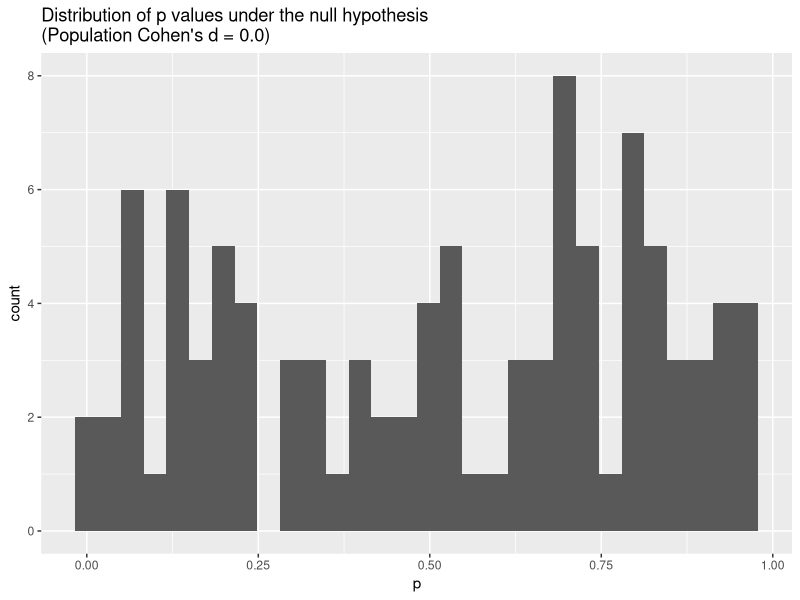
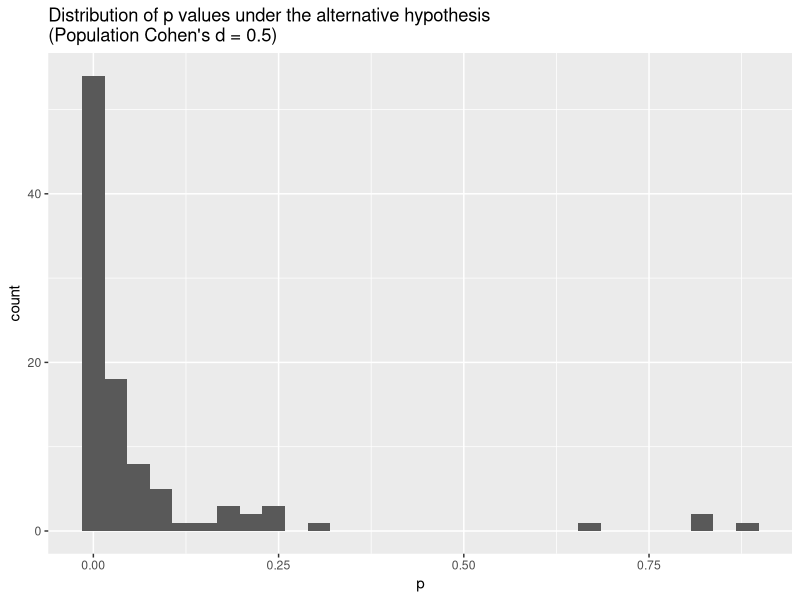
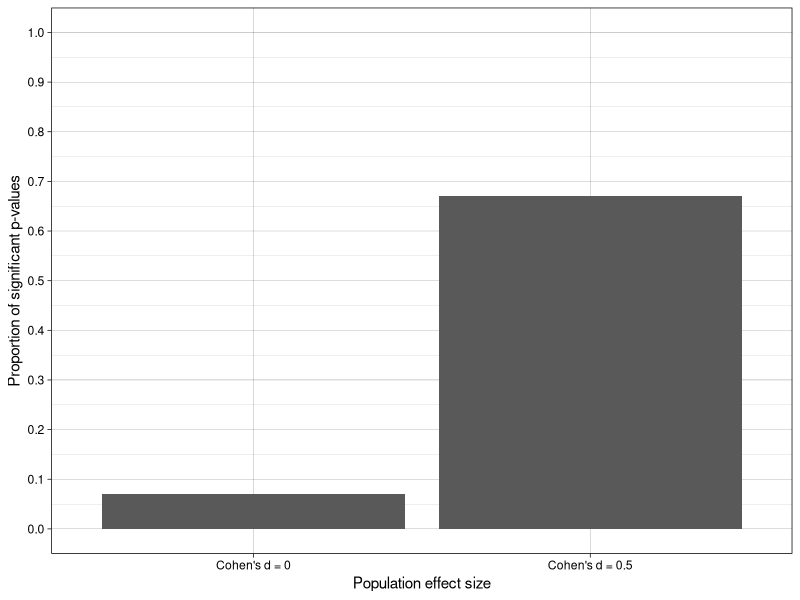
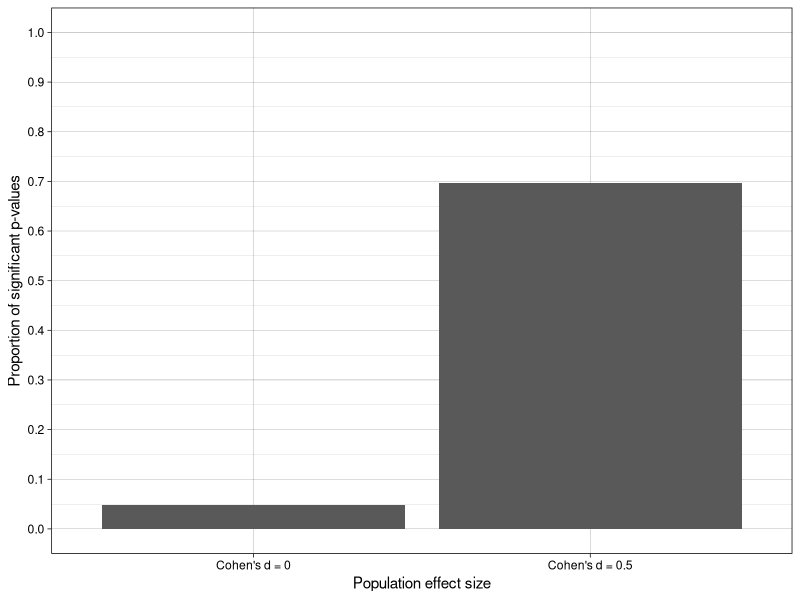
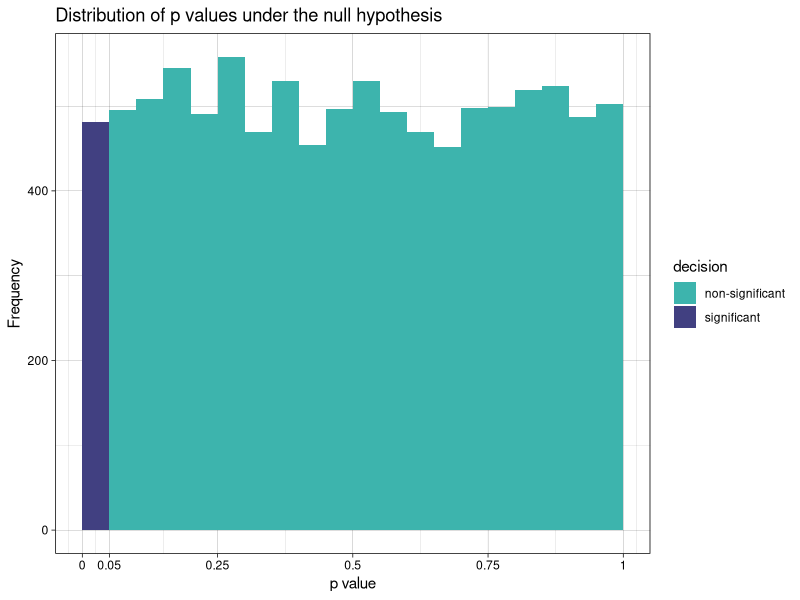
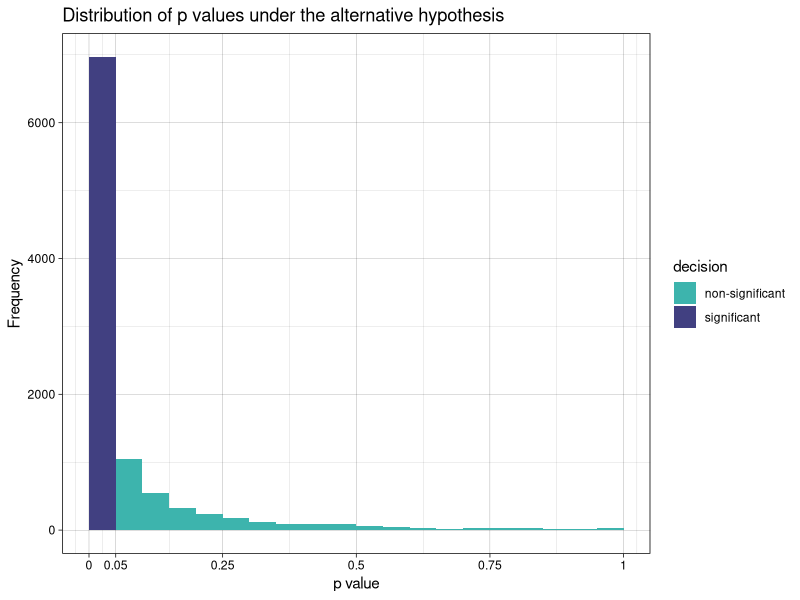

The R source for these figures, in order:
## ---- chunk 1

# set default chunk options
knitr::opts_chunk$set(message = FALSE,
                      warning = FALSE)

# disable scientific notation
options(scipen = 999) 

## ---- chunk 2

library(tidyr)
library(dplyr)
library(forcats)
library(readr)
library(purrr) 
library(ggplot2)
library(scales)
library(knitr)
library(kableExtra)

## ---- chunk 3

generate_data <- function(n_per_condition,
                          mean_control,
                          mean_intervention,
                          sd) {
  
  data_control <- 
    tibble(condition = "control",
           score = rnorm(n = n_per_condition, mean = mean_control, sd = sd))
  
  data_intervention <- 
    tibble(condition = "intervention",
           score = rnorm(n = n_per_condition, mean = mean_intervention, sd = sd))
  
  data_combined <- bind_rows(data_control,
                             data_intervention)
  
  return(data_combined)
}


analyze <- function(data) {

  res_t_test <- t.test(formula = score ~ condition, 
                       data = data,
                       var.equal = TRUE,
                       alternative = "two.sided")
  
  res <- tibble(p = res_t_test$p.value)
  
  return(res)
}

## ---- chunk 4

results <- 
  generate_data(n_per_condition = 50,
                mean_control = 0,
                mean_intervention = 0.5,
                sd = 1) |>
  analyze()

## ---- chunk 5

results <- generate_data(n_per_condition = 50, mean_control = 0, mean_intervention = 0.5, sd = 1) |> analyze()

## ---- chunk 6

results_null <- 
  bind_rows(
    generate_data(n_per_condition = 50, mean_control = 0, mean_intervention = 0, sd = 1) |> analyze(),
    generate_data(n_per_condition = 50, mean_control = 0, mean_intervention = 0, sd = 1) |> analyze(),
    generate_data(n_per_condition = 50, mean_control = 0, mean_intervention = 0, sd = 1) |> analyze(),
    generate_data(n_per_condition = 50, mean_control = 0, mean_intervention = 0, sd = 1) |> analyze(),
    generate_data(n_per_condition = 50, mean_control = 0, mean_intervention = 0, sd = 1) |> analyze(),
    generate_data(n_per_condition = 50, mean_control = 0, mean_intervention = 0, sd = 1) |> analyze(),
    generate_data(n_per_condition = 50, mean_control = 0, mean_intervention = 0, sd = 1) |> analyze(),
    generate_data(n_per_condition = 50, mean_control = 0, mean_intervention = 0, sd = 1) |> analyze(),
    generate_data(n_per_condition = 50, mean_control = 0, mean_intervention = 0, sd = 1) |> analyze(),
    generate_data(n_per_condition = 50, mean_control = 0, mean_intervention = 0, sd = 1) |> analyze(),
    generate_data(n_per_condition = 50, mean_control = 0, mean_intervention = 0, sd = 1) |> analyze(),
    generate_data(n_per_condition = 50, mean_control = 0, mean_intervention = 0, sd = 1) |> analyze(),
    generate_data(n_per_condition = 50, mean_control = 0, mean_intervention = 0, sd = 1) |> analyze(),
    generate_data(n_per_condition = 50, mean_control = 0, mean_intervention = 0, sd = 1) |> analyze(),
    generate_data(n_per_condition = 50, mean_control = 0, mean_intervention = 0, sd = 1) |> analyze(),
    generate_data(n_per_condition = 50, mean_control = 0, mean_intervention = 0, sd = 1) |> analyze(),
    generate_data(n_per_condition = 50, mean_control = 0, mean_intervention = 0, sd = 1) |> analyze(),
    generate_data(n_per_condition = 50, mean_control = 0, mean_intervention = 0, sd = 1) |> analyze(),
    generate_data(n_per_condition = 50, mean_control = 0, mean_intervention = 0, sd = 1) |> analyze(),
    generate_data(n_per_condition = 50, mean_control = 0, mean_intervention = 0, sd = 1) |> analyze(),
    generate_data(n_per_condition = 50, mean_control = 0, mean_intervention = 0, sd = 1) |> analyze(),
    generate_data(n_per_condition = 50, mean_control = 0, mean_intervention = 0, sd = 1) |> analyze(),
    generate_data(n_per_condition = 50, mean_control = 0, mean_intervention = 0, sd = 1) |> analyze(),
    generate_data(n_per_condition = 50, mean_control = 0, mean_intervention = 0, sd = 1) |> analyze(),
    generate_data(n_per_condition = 50, mean_control = 0, mean_intervention = 0, sd = 1) |> analyze(),
    generate_data(n_per_condition = 50, mean_control = 0, mean_intervention = 0, sd = 1) |> analyze(),
    generate_data(n_per_condition = 50, mean_control = 0, mean_intervention = 0, sd = 1) |> analyze(),
    generate_data(n_per_condition = 50, mean_control = 0, mean_intervention = 0, sd = 1) |> analyze(),
    generate_data(n_per_condition = 50, mean_control = 0, mean_intervention = 0, sd = 1) |> analyze(),
    generate_data(n_per_condition = 50, mean_control = 0, mean_intervention = 0, sd = 1) |> analyze(),
    generate_data(n_per_condition = 50, mean_control = 0, mean_intervention = 0, sd = 1) |> analyze(),
    generate_data(n_per_condition = 50, mean_control = 0, mean_intervention = 0, sd = 1) |> analyze(),
    generate_data(n_per_condition = 50, mean_control = 0, mean_intervention = 0, sd = 1) |> analyze(),
    generate_data(n_per_condition = 50, mean_control = 0, mean_intervention = 0, sd = 1) |> analyze(),
    generate_data(n_per_condition = 50, mean_control = 0, mean_intervention = 0, sd = 1) |> analyze(),
    generate_data(n_per_condition = 50, mean_control = 0, mean_intervention = 0, sd = 1) |> analyze(),
    generate_data(n_per_condition = 50, mean_control = 0, mean_intervention = 0, sd = 1) |> analyze(),
    generate_data(n_per_condition = 50, mean_control = 0, mean_intervention = 0, sd = 1) |> analyze(),
    generate_data(n_per_condition = 50, mean_control = 0, mean_intervention = 0, sd = 1) |> analyze(),
    generate_data(n_per_condition = 50, mean_control = 0, mean_intervention = 0, sd = 1) |> analyze(),
    generate_data(n_per_condition = 50, mean_control = 0, mean_intervention = 0, sd = 1) |> analyze(),
    generate_data(n_per_condition = 50, mean_control = 0, mean_intervention = 0, sd = 1) |> analyze(),
    generate_data(n_per_condition = 50, mean_control = 0, mean_intervention = 0, sd = 1) |> analyze(),
    generate_data(n_per_condition = 50, mean_control = 0, mean_intervention = 0, sd = 1) |> analyze(),
    generate_data(n_per_condition = 50, mean_control = 0, mean_intervention = 0, sd = 1) |> analyze(),
    generate_data(n_per_condition = 50, mean_control = 0, mean_intervention = 0, sd = 1) |> analyze(),
    generate_data(n_per_condition = 50, mean_control = 0, mean_intervention = 0, sd = 1) |> analyze(),
    generate_data(n_per_condition = 50, mean_control = 0, mean_intervention = 0, sd = 1) |> analyze(),
    generate_data(n_per_condition = 50, mean_control = 0, mean_intervention = 0, sd = 1) |> analyze(),
    generate_data(n_per_condition = 50, mean_control = 0, mean_intervention = 0, sd = 1) |> analyze(),
    generate_data(n_per_condition = 50, mean_control = 0, mean_intervention = 0, sd = 1) |> analyze(),
    generate_data(n_per_condition = 50, mean_control = 0, mean_intervention = 0, sd = 1) |> analyze(),
    generate_data(n_per_condition = 50, mean_control = 0, mean_intervention = 0, sd = 1) |> analyze(),
    generate_data(n_per_condition = 50, mean_control = 0, mean_intervention = 0, sd = 1) |> analyze(),
    generate_data(n_per_condition = 50, mean_control = 0, mean_intervention = 0, sd = 1) |> analyze(),
    generate_data(n_per_condition = 50, mean_control = 0, mean_intervention = 0, sd = 1) |> analyze(),
    generate_data(n_per_condition = 50, mean_control = 0, mean_intervention = 0, sd = 1) |> analyze(),
    generate_data(n_per_condition = 50, mean_control = 0, mean_intervention = 0, sd = 1) |> analyze(),
    generate_data(n_per_condition = 50, mean_control = 0, mean_intervention = 0, sd = 1) |> analyze(),
    generate_data(n_per_condition = 50, mean_control = 0, mean_intervention = 0, sd = 1) |> analyze(),
    generate_data(n_per_condition = 50, mean_control = 0, mean_intervention = 0, sd = 1) |> analyze(),
    generate_data(n_per_condition = 50, mean_control = 0, mean_intervention = 0, sd = 1) |> analyze(),
    generate_data(n_per_condition = 50, mean_control = 0, mean_intervention = 0, sd = 1) |> analyze(),
    generate_data(n_per_condition = 50, mean_control = 0, mean_intervention = 0, sd = 1) |> analyze(),
    generate_data(n_per_condition = 50, mean_control = 0, mean_intervention = 0, sd = 1) |> analyze(),
    generate_data(n_per_condition = 50, mean_control = 0, mean_intervention = 0, sd = 1) |> analyze(),
    generate_data(n_per_condition = 50, mean_control = 0, mean_intervention = 0, sd = 1) |> analyze(),
    generate_data(n_per_condition = 50, mean_control = 0, mean_intervention = 0, sd = 1) |> analyze(),
    generate_data(n_per_condition = 50, mean_control = 0, mean_intervention = 0, sd = 1) |> analyze(),
    generate_data(n_per_condition = 50, mean_control = 0, mean_intervention = 0, sd = 1) |> analyze(),
    generate_data(n_per_condition = 50, mean_control = 0, mean_intervention = 0, sd = 1) |> analyze(),
    generate_data(n_per_condition = 50, mean_control = 0, mean_intervention = 0, sd = 1) |> analyze(),
    generate_data(n_per_condition = 50, mean_control = 0, mean_intervention = 0, sd = 1) |> analyze(),
    generate_data(n_per_condition = 50, mean_control = 0, mean_intervention = 0, sd = 1) |> analyze(),
    generate_data(n_per_condition = 50, mean_control = 0, mean_intervention = 0, sd = 1) |> analyze(),
    generate_data(n_per_condition = 50, mean_control = 0, mean_intervention = 0, sd = 1) |> analyze(),
    generate_data(n_per_condition = 50, mean_control = 0, mean_intervention = 0, sd = 1) |> analyze(),
    generate_data(n_per_condition = 50, mean_control = 0, mean_intervention = 0, sd = 1) |> analyze(),
    generate_data(n_per_condition = 50, mean_control = 0, mean_intervention = 0, sd = 1) |> analyze(),
    generate_data(n_per_condition = 50, mean_control = 0, mean_intervention = 0, sd = 1) |> analyze(),
    generate_data(n_per_condition = 50, mean_control = 0, mean_intervention = 0, sd = 1) |> analyze(),
    generate_data(n_per_condition = 50, mean_control = 0, mean_intervention = 0, sd = 1) |> analyze(),
    generate_data(n_per_condition = 50, mean_control = 0, mean_intervention = 0, sd = 1) |> analyze(),
    generate_data(n_per_condition = 50, mean_control = 0, mean_intervention = 0, sd = 1) |> analyze(),
    generate_data(n_per_condition = 50, mean_control = 0, mean_intervention = 0, sd = 1) |> analyze(),
    generate_data(n_per_condition = 50, mean_control = 0, mean_intervention = 0, sd = 1) |> analyze(),
    generate_data(n_per_condition = 50, mean_control = 0, mean_intervention = 0, sd = 1) |> analyze(),
    generate_data(n_per_condition = 50, mean_control = 0, mean_intervention = 0, sd = 1) |> analyze(),
    generate_data(n_per_condition = 50, mean_control = 0, mean_intervention = 0, sd = 1) |> analyze(),
    generate_data(n_per_condition = 50, mean_control = 0, mean_intervention = 0, sd = 1) |> analyze(),
    generate_data(n_per_condition = 50, mean_control = 0, mean_intervention = 0, sd = 1) |> analyze(),
    generate_data(n_per_condition = 50, mean_control = 0, mean_intervention = 0, sd = 1) |> analyze(),
    generate_data(n_per_condition = 50, mean_control = 0, mean_intervention = 0, sd = 1) |> analyze(),
    generate_data(n_per_condition = 50, mean_control = 0, mean_intervention = 0, sd = 1) |> analyze(),
    generate_data(n_per_condition = 50, mean_control = 0, mean_intervention = 0, sd = 1) |> analyze(),
    generate_data(n_per_condition = 50, mean_control = 0, mean_intervention = 0, sd = 1) |> analyze(),
    generate_data(n_per_condition = 50, mean_control = 0, mean_intervention = 0, sd = 1) |> analyze(),
    generate_data(n_per_condition = 50, mean_control = 0, mean_intervention = 0, sd = 1) |> analyze(),
    generate_data(n_per_condition = 50, mean_control = 0, mean_intervention = 0, sd = 1) |> analyze(),
    generate_data(n_per_condition = 50, mean_control = 0, mean_intervention = 0, sd = 1) |> analyze()
  )

results_alternative <- 
  bind_rows(
    generate_data(n_per_condition = 50, mean_control = 0, mean_intervention = 0.5, sd = 1) |> analyze(),
    generate_data(n_per_condition = 50, mean_control = 0, mean_intervention = 0.5, sd = 1) |> analyze(),
    generate_data(n_per_condition = 50, mean_control = 0, mean_intervention = 0.5, sd = 1) |> analyze(),
    generate_data(n_per_condition = 50, mean_control = 0, mean_intervention = 0.5, sd = 1) |> analyze(),
    generate_data(n_per_condition = 50, mean_control = 0, mean_intervention = 0.5, sd = 1) |> analyze(),
    generate_data(n_per_condition = 50, mean_control = 0, mean_intervention = 0.5, sd = 1) |> analyze(),
    generate_data(n_per_condition = 50, mean_control = 0, mean_intervention = 0.5, sd = 1) |> analyze(),
    generate_data(n_per_condition = 50, mean_control = 0, mean_intervention = 0.5, sd = 1) |> analyze(),
    generate_data(n_per_condition = 50, mean_control = 0, mean_intervention = 0.5, sd = 1) |> analyze(),
    generate_data(n_per_condition = 50, mean_control = 0, mean_intervention = 0.5, sd = 1) |> analyze(),
    generate_data(n_per_condition = 50, mean_control = 0, mean_intervention = 0.5, sd = 1) |> analyze(),
    generate_data(n_per_condition = 50, mean_control = 0, mean_intervention = 0.5, sd = 1) |> analyze(),
    generate_data(n_per_condition = 50, mean_control = 0, mean_intervention = 0.5, sd = 1) |> analyze(),
    generate_data(n_per_condition = 50, mean_control = 0, mean_intervention = 0.5, sd = 1) |> analyze(),
    generate_data(n_per_condition = 50, mean_control = 0, mean_intervention = 0.5, sd = 1) |> analyze(),
    generate_data(n_per_condition = 50, mean_control = 0, mean_intervention = 0.5, sd = 1) |> analyze(),
    generate_data(n_per_condition = 50, mean_control = 0, mean_intervention = 0.5, sd = 1) |> analyze(),
    generate_data(n_per_condition = 50, mean_control = 0, mean_intervention = 0.5, sd = 1) |> analyze(),
    generate_data(n_per_condition = 50, mean_control = 0, mean_intervention = 0.5, sd = 1) |> analyze(),
    generate_data(n_per_condition = 50, mean_control = 0, mean_intervention = 0.5, sd = 1) |> analyze(),
    generate_data(n_per_condition = 50, mean_control = 0, mean_intervention = 0.5, sd = 1) |> analyze(),
    generate_data(n_per_condition = 50, mean_control = 0, mean_intervention = 0.5, sd = 1) |> analyze(),
    generate_data(n_per_condition = 50, mean_control = 0, mean_intervention = 0.5, sd = 1) |> analyze(),
    generate_data(n_per_condition = 50, mean_control = 0, mean_intervention = 0.5, sd = 1) |> analyze(),
    generate_data(n_per_condition = 50, mean_control = 0, mean_intervention = 0.5, sd = 1) |> analyze(),
    generate_data(n_per_condition = 50, mean_control = 0, mean_intervention = 0.5, sd = 1) |> analyze(),
    generate_data(n_per_condition = 50, mean_control = 0, mean_intervention = 0.5, sd = 1) |> analyze(),
    generate_data(n_per_condition = 50, mean_control = 0, mean_intervention = 0.5, sd = 1) |> analyze(),
    generate_data(n_per_condition = 50, mean_control = 0, mean_intervention = 0.5, sd = 1) |> analyze(),
    generate_data(n_per_condition = 50, mean_control = 0, mean_intervention = 0.5, sd = 1) |> analyze(),
    generate_data(n_per_condition = 50, mean_control = 0, mean_intervention = 0.5, sd = 1) |> analyze(),
    generate_data(n_per_condition = 50, mean_control = 0, mean_intervention = 0.5, sd = 1) |> analyze(),
    generate_data(n_per_condition = 50, mean_control = 0, mean_intervention = 0.5, sd = 1) |> analyze(),
    generate_data(n_per_condition = 50, mean_control = 0, mean_intervention = 0.5, sd = 1) |> analyze(),
    generate_data(n_per_condition = 50, mean_control = 0, mean_intervention = 0.5, sd = 1) |> analyze(),
    generate_data(n_per_condition = 50, mean_control = 0, mean_intervention = 0.5, sd = 1) |> analyze(),
    generate_data(n_per_condition = 50, mean_control = 0, mean_intervention = 0.5, sd = 1) |> analyze(),
    generate_data(n_per_condition = 50, mean_control = 0, mean_intervention = 0.5, sd = 1) |> analyze(),
    generate_data(n_per_condition = 50, mean_control = 0, mean_intervention = 0.5, sd = 1) |> analyze(),
    generate_data(n_per_condition = 50, mean_control = 0, mean_intervention = 0.5, sd = 1) |> analyze(),
    generate_data(n_per_condition = 50, mean_control = 0, mean_intervention = 0.5, sd = 1) |> analyze(),
    generate_data(n_per_condition = 50, mean_control = 0, mean_intervention = 0.5, sd = 1) |> analyze(),
    generate_data(n_per_condition = 50, mean_control = 0, mean_intervention = 0.5, sd = 1) |> analyze(),
    generate_data(n_per_condition = 50, mean_control = 0, mean_intervention = 0.5, sd = 1) |> analyze(),
    generate_data(n_per_condition = 50, mean_control = 0, mean_intervention = 0.5, sd = 1) |> analyze(),
    generate_data(n_per_condition = 50, mean_control = 0, mean_intervention = 0.5, sd = 1) |> analyze(),
    generate_data(n_per_condition = 50, mean_control = 0, mean_intervention = 0.5, sd = 1) |> analyze(),
    generate_data(n_per_condition = 50, mean_control = 0, mean_intervention = 0.5, sd = 1) |> analyze(),
    generate_data(n_per_condition = 50, mean_control = 0, mean_intervention = 0.5, sd = 1) |> analyze(),
    generate_data(n_per_condition = 50, mean_control = 0, mean_intervention = 0.5, sd = 1) |> analyze(),
    generate_data(n_per_condition = 50, mean_control = 0, mean_intervention = 0.5, sd = 1) |> analyze(),
    generate_data(n_per_condition = 50, mean_control = 0, mean_intervention = 0.5, sd = 1) |> analyze(),
    generate_data(n_per_condition = 50, mean_control = 0, mean_intervention = 0.5, sd = 1) |> analyze(),
    generate_data(n_per_condition = 50, mean_control = 0, mean_intervention = 0.5, sd = 1) |> analyze(),
    generate_data(n_per_condition = 50, mean_control = 0, mean_intervention = 0.5, sd = 1) |> analyze(),
    generate_data(n_per_condition = 50, mean_control = 0, mean_intervention = 0.5, sd = 1) |> analyze(),
    generate_data(n_per_condition = 50, mean_control = 0, mean_intervention = 0.5, sd = 1) |> analyze(),
    generate_data(n_per_condition = 50, mean_control = 0, mean_intervention = 0.5, sd = 1) |> analyze(),
    generate_data(n_per_condition = 50, mean_control = 0, mean_intervention = 0.5, sd = 1) |> analyze(),
    generate_data(n_per_condition = 50, mean_control = 0, mean_intervention = 0.5, sd = 1) |> analyze(),
    generate_data(n_per_condition = 50, mean_control = 0, mean_intervention = 0.5, sd = 1) |> analyze(),
    generate_data(n_per_condition = 50, mean_control = 0, mean_intervention = 0.5, sd = 1) |> analyze(),
    generate_data(n_per_condition = 50, mean_control = 0, mean_intervention = 0.5, sd = 1) |> analyze(),
    generate_data(n_per_condition = 50, mean_control = 0, mean_intervention = 0.5, sd = 1) |> analyze(),
    generate_data(n_per_condition = 50, mean_control = 0, mean_intervention = 0.5, sd = 1) |> analyze(),
    generate_data(n_per_condition = 50, mean_control = 0, mean_intervention = 0.5, sd = 1) |> analyze(),
    generate_data(n_per_condition = 50, mean_control = 0, mean_intervention = 0.5, sd = 1) |> analyze(),
    generate_data(n_per_condition = 50, mean_control = 0, mean_intervention = 0.5, sd = 1) |> analyze(),
    generate_data(n_per_condition = 50, mean_control = 0, mean_intervention = 0.5, sd = 1) |> analyze(),
    generate_data(n_per_condition = 50, mean_control = 0, mean_intervention = 0.5, sd = 1) |> analyze(),
    generate_data(n_per_condition = 50, mean_control = 0, mean_intervention = 0.5, sd = 1) |> analyze(),
    generate_data(n_per_condition = 50, mean_control = 0, mean_intervention = 0.5, sd = 1) |> analyze(),
    generate_data(n_per_condition = 50, mean_control = 0, mean_intervention = 0.5, sd = 1) |> analyze(),
    generate_data(n_per_condition = 50, mean_control = 0, mean_intervention = 0.5, sd = 1) |> analyze(),
    generate_data(n_per_condition = 50, mean_control = 0, mean_intervention = 0.5, sd = 1) |> analyze(),
    generate_data(n_per_condition = 50, mean_control = 0, mean_intervention = 0.5, sd = 1) |> analyze(),
    generate_data(n_per_condition = 50, mean_control = 0, mean_intervention = 0.5, sd = 1) |> analyze(),
    generate_data(n_per_condition = 50, mean_control = 0, mean_intervention = 0.5, sd = 1) |> analyze(),
    generate_data(n_per_condition = 50, mean_control = 0, mean_intervention = 0.5, sd = 1) |> analyze(),
    generate_data(n_per_condition = 50, mean_control = 0, mean_intervention = 0.5, sd = 1) |> analyze(),
    generate_data(n_per_condition = 50, mean_control = 0, mean_intervention = 0.5, sd = 1) |> analyze(),
    generate_data(n_per_condition = 50, mean_control = 0, mean_intervention = 0.5, sd = 1) |> analyze(),
    generate_data(n_per_condition = 50, mean_control = 0, mean_intervention = 0.5, sd = 1) |> analyze(),
    generate_data(n_per_condition = 50, mean_control = 0, mean_intervention = 0.5, sd = 1) |> analyze(),
    generate_data(n_per_condition = 50, mean_control = 0, mean_intervention = 0.5, sd = 1) |> analyze(),
    generate_data(n_per_condition = 50, mean_control = 0, mean_intervention = 0.5, sd = 1) |> analyze(),
    generate_data(n_per_condition = 50, mean_control = 0, mean_intervention = 0.5, sd = 1) |> analyze(),
    generate_data(n_per_condition = 50, mean_control = 0, mean_intervention = 0.5, sd = 1) |> analyze(),
    generate_data(n_per_condition = 50, mean_control = 0, mean_intervention = 0.5, sd = 1) |> analyze(),
    generate_data(n_per_condition = 50, mean_control = 0, mean_intervention = 0.5, sd = 1) |> analyze(),
    generate_data(n_per_condition = 50, mean_control = 0, mean_intervention = 0.5, sd = 1) |> analyze(),
    generate_data(n_per_condition = 50, mean_control = 0, mean_intervention = 0.5, sd = 1) |> analyze(),
    generate_data(n_per_condition = 50, mean_control = 0, mean_intervention = 0.5, sd = 1) |> analyze(),
    generate_data(n_per_condition = 50, mean_control = 0, mean_intervention = 0.5, sd = 1) |> analyze(),
    generate_data(n_per_condition = 50, mean_control = 0, mean_intervention = 0.5, sd = 1) |> analyze(),
    generate_data(n_per_condition = 50, mean_control = 0, mean_intervention = 0.5, sd = 1) |> analyze(),
    generate_data(n_per_condition = 50, mean_control = 0, mean_intervention = 0.5, sd = 1) |> analyze(),
    generate_data(n_per_condition = 50, mean_control = 0, mean_intervention = 0.5, sd = 1) |> analyze(),
    generate_data(n_per_condition = 50, mean_control = 0, mean_intervention = 0.5, sd = 1) |> analyze(),
    generate_data(n_per_condition = 50, mean_control = 0, mean_intervention = 0.5, sd = 1) |> analyze()
  )

ggplot(results_null, aes(p)) +
  geom_histogram() +
  ggtitle("Distribution of p values under the null hypothesis\n(Population Cohen's d = 0.0)")

ggplot(results_alternative, aes(p)) +
  geom_histogram() +
  ggtitle("Distribution of p values under the alternative hypothesis\n(Population Cohen's d = 0.5)")

## ---- chunk 7

expand_grid(
  time_point = c("pre", "post"),
  condition = c("control", "intervention") 
) 

## ---- chunk 8

# create the sequence from 1 to 100
iterations <- seq(from = 1, to = 100, by = 1)

# check
iterations

# add these iterations to the expand_grid() call
grid <- expand_grid(
  time_point = c("pre", "post"),
  condition = c("control", "intervention"),
  iteration = iterations
) 

View(grid)

## ---- chunk 9

# add these iterations to the expand_grid() call
grid <- expand_grid(
  time_point = c("pre", "post"),
  condition = c("control", "intervention"),
  iteration = 1:100 # note this is a series not an integer, i.e., "1:100" not "100", as "100" would mean just one iteration called "100".
) 

View(grid)

## ---- chunk 10

experiment_parameters <- expand_grid(
  n_per_condition = 50,
  mean_control = 0,
  mean_intervention = 0.5,
  sd = 1,
  iteration = 1:100 
)

View(experiment_parameters)
## ---- chunk 11

experiment_parameters <- expand_grid(
  n_per_condition = 50,
  mean_control = 0,
  mean_intervention = 0.5,
  sd = 1,
  iteration = 1:100 
) 

## ---- chunk 12

experiment_parameters <- expand_grid(
  n_per_condition = 50,
  mean_control = 0,
  mean_intervention = c(0, 0.5),
  sd = 1,
  iteration = 1:100 
) 

## ---- chunk 13

experiment_parameters <- expand_grid(
  n_per_condition = 50,
  mean_control = 0,
  mean_intervention = c(0, 0.5),
  sd = 1,
  iteration = 1:100 
) 

## ---- chunk 14

simulation <- experiment_parameters |>
  mutate(generated_data = pmap(list(n_per_condition, 
                                    mean_control,
                                    mean_intervention,
                                    sd),
                               generate_data))

View(simulation)

## ---- chunk 15

# extract a single data set and assign it to its own object
data_set_iteration_1 <- simulation$generated_data[[1]]

# use this extracted data frame in the analyze function
analyze(data_set_iteration_1)

## ---- chunk 16

simulation <- experiment_parameters |>
  mutate(generated_data = pmap(list(n_per_condition, 
                                    mean_control,
                                    mean_intervention,
                                    sd),
                               generate_data)) |>
  mutate(results = pmap(list(generated_data),
                        analyze)) 

View(simulation)

## ---- chunk 17

simulation |>
  object.size() |>
  format(units = "auto")

simulation |>
  select(-generated_data) |>
  object.size() |>
  format(units = "auto")

## ---- chunk 18

simulation_wrong_input <- experiment_parameters |>
  mutate(generated_data = pmap(list(n_per_condition, 
                                    mean_intervention,
                                    mean_control,
                                    sd),          # order supplied: n_per_condition, mean_intervention, mean_control,      sd
                               generate_data)) |> # order expected: n_per_condition, mean_control,      mean_intervention, sd
  mutate(results = pmap(list(generated_data),
                        analyze)) 

## ---- chunk 19

simulation_summary <- simulation |>
  unnest(results)

## ---- chunk 20

# summarize across iterations
simulation_summary <- simulation |>
  unnest(results) |>
  # because mean_control is 0 and both SDs are 1, mean_intervention is really a proxy for Cohen's d 
  # because d = [mean_intervention - mean_control]/SD_pooled
  # for clarity, let's just make a variable called population_effect_size
  mutate(population_effect_size = paste0("Cohen's d = ", mean_intervention))|> 
  # for each level of mean_intervention... 
  group_by(population_effect_size) |>
  # ... calculate proportion of iterations where significant results were found
  mutate(significant = p < .05) |>
  summarize(power = mean(significant))

# plot results
ggplot(simulation_summary, aes(population_effect_size, power)) +
  geom_col() +
  theme_linedraw() +
  scale_y_continuous(breaks = breaks_pretty(n = 10),
                     limits = c(0,1),
                     name = "Proportion of significant p-values") +
  scale_x_discrete(name = "Population effect size")

## ---- chunk 21

# remove all objects from environment to ensure you're starting from a blank page
rm(list = ls())

# set seed
set.seed(42)

# functions for simulation
generate_data <- function(n_per_condition,
                          mean_control,
                          mean_intervention,
                          sd) {
  
  data_control <- 
    tibble(condition = "control",
           score = rnorm(n = n_per_condition, mean = mean_control, sd = sd))
  
  data_intervention <- 
    tibble(condition = "intervention",
           score = rnorm(n = n_per_condition, mean = mean_intervention, sd = sd))
  
  data_combined <- bind_rows(data_control,
                             data_intervention)
  
  return(data_combined)
}

analyze <- function(data) {

  res_t_test <- t.test(formula = score ~ condition, 
                       data = data,
                       var.equal = TRUE,
                       alternative = "two.sided")
  
  res <- tibble(p = res_t_test$p.value)
  
  return(res)
}

# simulation parameters
experiment_parameters <- expand_grid(
  n_per_condition = 50,
  mean_control = 0,
  mean_intervention = c(0, 0.5),
  sd = 1,
  iteration = 1:10000 # note that number of iterations has been increased to provide more stable estimates / lower monte-carlo error. 
) |>
  # because mean_control is 0 and both SDs are 1, mean_intervention is really a proxy for Cohen's d
  # because d = [mean_intervention - mean_control]/SD_pooled
  # for clarity, let's just make a variable called population_effect_size
  mutate(population_effect_size = paste0("Cohen's d = ", mean_intervention)) 

# run simulation
simulation <- experiment_parameters |>
  mutate(generated_data = pmap(list(n_per_condition, 
                                    mean_control,
                                    mean_intervention,
                                    sd),
                               generate_data)) |>
  mutate(results = pmap(list(generated_data),
                        analyze))

# summarize across iterations
simulation_summary <- simulation |>
  # unnest results
  unnest(results) |>
  # for each level of mean_intervention... 
  group_by(population_effect_size) |>
  # ... calculate proportion of iterations where significant results were found
  mutate(significant = p < .05) |>
  summarize(power = mean(significant))

# table of results
simulation_summary |>
  kable() |>
  kable_classic(full_width = FALSE)

# plot results
ggplot(simulation_summary, aes(population_effect_size, power)) +
  geom_col() +
  theme_linedraw() +
  scale_y_continuous(breaks = breaks_pretty(n = 10),
                     limits = c(0,1),
                     name = "Proportion of significant p-values") +
  scale_x_discrete(name = "Population effect size")

## ---- chunk 22

# function to extract and plot p values
plot_p_values <- function(data){ # assumes that data is a data frame with a column "p"
  data |>
    mutate(decision = ifelse(p < .05, "significant", "non-significant")) |>
    ggplot(aes(p, fill = decision)) +
    geom_histogram(binwidth = 0.05, boundary = 0) +
    scale_fill_viridis_d(option = "mako", begin = 0.3, end = 0.7, direction = -1) +
    scale_x_continuous(labels = c(0, 0.05, 0.25, 0.50, 0.75, 1.0),
                       breaks = c(0, 0.05, 0.25, 0.50, 0.75, 1.0), 
                       limits = c(0, 1)) +
    theme_linedraw() +
    ylab("Frequency") +
    xlab("p value")
}

simulation |>
  unnest(results) |>
  filter(population_effect_size == "Cohen's d = 0") |>
  plot_p_values() +
  ggtitle("Distribution of p values under the null hypothesis")

simulation |>
  unnest(results) |>
  filter(population_effect_size == "Cohen's d = 0.5") |>
  plot_p_values() +
  ggtitle("Distribution of p values under the alternative hypothesis")

## ---- chunk 23

sessionInfo()
